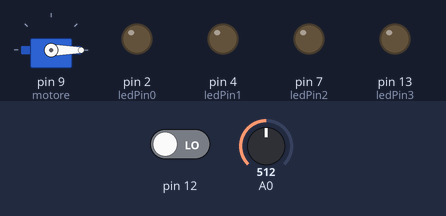
Bench run of a sketch on a simulated Arduino Uno, built with avr-gcc and run on an emulated ATmega328P. Shown: servo, output pins drawn as LEDs (lit = HIGH). Inputs (shaded band) come from the test bench; at power-on: A0 = 512, pin 12 LOW. What the sketch prints to the serial monitor is not drawn.

Above: at 1.2 s.
1.3 s: A0 set to 475
2.8 s: A0 set to 443
At 5.6 s:
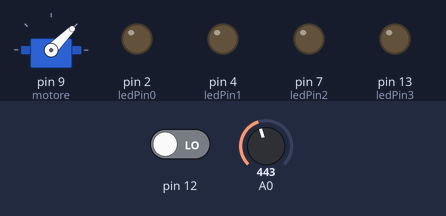
5.8 s: A0 set to 411
7.3 s: A0 set to 391
At 10.2 s:
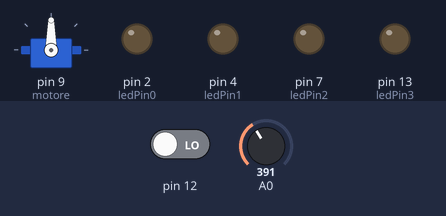
10.3 s: A0 set to 363
11.8 s: A0 set to 338
At 16.0 s:
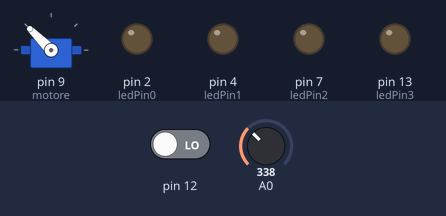
Timing chart, 0 to 21.5 s (numbered marks = the images above; inputs shaded):
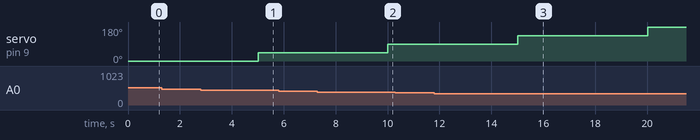

The sketch:

Distributore.ino
```cpp
/*
  Sketch Arduino per il controllo del distributore.
  Creato da Robero De Munari 15/07/2016.
  Released into the public domain.
*/

#include <Servo.h>
#include "Costanti.h"
#include "Motore.h"
#include "Fotocellula.h"
#include "Pulsante.h"
#include "Segnalatore.h"
#include "RicevitoreTrasmettitoreSeriale.h"

struct struct_data
{
  unsigned long gg;
  unsigned short int hh;
  unsigned short int mm;
  unsigned short int ss;
};

// enumerazione relativa ai possibili stati del distributore
enum emun_stati{
  disattivo, attivo, attivoSegnalante
};

/*** Variabili globali ***/

Motore motore(ANGOLO_ROTAZIONE, DURATA_DISTRIBUZIONE, DURATA_CARICAMENTO);
Segnalatore segnalatore(PERIODO_ACCENSIONE, PERIODO_SPEGNIMENTO);
Pulsante pulsante(12, DURATA_DEBOUNCE);
Fotocellula fotocellula(A0, PERCENTUALE_SOGLIA, PERCENTUALE_SOGLIA, NUMERO_CAMPIONAMENTI);
RicevitoreTrasmettitoreSeriale ricevitoreTrasmettitoreSeriale(&Serial);

emun_stati stato; 	//0: motore attivo e segnalazione attiva; 1: motore attivo e segnalzione disattivata
			//2: motore disattivo e segnalotore disattivati

emun_stati statoPrecedente;

void setup()
{
  Serial.begin(9600);

  fotocellula.inizializzaCalibrazione();

  motore.attach(9);
  motore.posiziona(0.0);

  stato = attivo;
  statoPrecedente = disattivo;
}

void loop()
{
  // acquisizione ingressi
  boolean u_pulsante = pulsante.aggiorna();
  boolean u_fotocellula = fotocellula.aggiorna();

  enum_messaggi messaggio = ricevitoreTrasmettitoreSeriale.riceve();

  Serial.println(stato);


  // funzione di transizione del distributore
  switch(stato)
  {
    case attivoSegnalante:
  	if (u_pulsante)
          stato = disattivo;
    	break;
    case attivo:
    	if (u_fotocellula)
          stato = attivoSegnalante;
  	if (u_pulsante)
          stato = disattivo;
    	break;
    case disattivo:
      	if (messaggio == attiva)
      	  stato = attivo;
      	break;
  }

  // funzione di trasformazione del distributore
  if (stato != statoPrecedente)
    switch(stato)
    {
      case attivoSegnalante:
      {
          segnalatore.attiva();
          motore.attach(9);
          break;
      }
      case attivo:
      {
          segnalatore.disattiva();
          motore.attach(9);
          break;
      }
      case disattivo:
      {
          segnalatore.disattiva();
          motore.detach();
          break;
      }
    }

  statoPrecedente = stato;

  // funzione di trasformazione
  fotocellula.calibra();
  motore.aggiorna();
  segnalatore.aggiorna();

  delay(10);
}
```

Costanti.h
```cpp
static const float ANGOLO_ROTAZIONE = 45.0;
static const unsigned int DURATA_DISTRIBUZIONE = 5000;
static const unsigned int DURATA_CARICAMENTO = 1000;
static const unsigned int PERIODO_ACCENSIONE = 200;
static const unsigned int PERIODO_SPEGNIMENTO = 200;
static const unsigned short int DURATA_DEBOUNCE = 50;
static const unsigned int NUMERO_CAMPIONAMENTI = 20;
static const unsigned int INTERVALLO_CAMPIONAMENTO = 200;
static const unsigned int PERCENTUALE_SOGLIA = 90;
```

Fotocellula.cpp
```cpp
/*
  Fotocellula.cpp - Implementazione della classe Fotocellula.
  Creato da Robero De Munari 15/07/2016.
  Released into the public domain.
*/

#include "Arduino.h"
#include "Fotocellula.h"

Fotocellula::Fotocellula(const unsigned short int  fotocellulaPin, const unsigned short int percentualeSoglia, const unsigned int intervalloCampionamento, const unsigned int numeroCampionamenti)
{
  p_fotocellulaPin = fotocellulaPin;
  pinMode(p_fotocellulaPin, INPUT);
  p_percentualeSoglia = percentualeSoglia;
  p_intervalloCampionamento = intervalloCampionamento;
  p_numeroCampionamenti = numeroCampionamenti;
}

unsigned short int Fotocellula::calibra()
{
  static unsigned long istantePrecedente = 0;
  unsigned short int valoreSensore;
  unsigned int somma = 0;
  static unsigned short int valoreMedioSensore = map(analogRead(p_fotocellulaPin), 0, 1023, 0, 255);

	// il vettore delle intensità luminose è aggiornato periodicamente
  if ((millis() - istantePrecedente) > p_intervalloCampionamento)
  {
    istantePrecedente = millis();

    valoreSensore = map(analogRead(p_fotocellulaPin), 0, 1023, 0, 255);

    somma = valoreSensore;
    for(int i = p_numeroCampionamenti - 1; i > 0; i--)
    {
      s_valoriSensore[i] = s_valoriSensore[i - 1];
      somma += s_valoriSensore[i];
    }

    s_valoriSensore[0] = valoreSensore;

    valoreMedioSensore = somma / p_numeroCampionamenti;

    s_soglia = valoreMedioSensore * p_percentualeSoglia / 100;
    Serial.print("Soglia: ");Serial.println(s_soglia);
  }

  return valoreMedioSensore * p_percentualeSoglia / 100;
}

unsigned short int Fotocellula::inizializzaCalibrazione()
{
  unsigned int somma = 0;
	// durante il setup il vettore è caricato con i valori delle intensità luminose
  for(int i = 0; i < p_numeroCampionamenti; i++)
  {
    s_valoriSensore[i] = map(analogRead(p_fotocellulaPin), 0, 1023, 0, 255);
    somma += s_valoriSensore[i];
  }

  s_soglia = (somma / p_numeroCampionamenti) * p_percentualeSoglia / 100;

  return somma / p_numeroCampionamenti;
}

boolean Fotocellula::aggiorna()
{
  int valoreSensore = analogRead(p_fotocellulaPin);
  valoreSensore = map(valoreSensore, 0, 1023, 0, 255);
//  valoreSensore = constrain(valoreSensore, 0, 255);

  boolean segnale = false;

	// se il valore della luminosità rilevata è minore della soglia, ciò è segnalato
  if (valoreSensore < s_soglia)
    segnale = true;

  Serial.print(valoreSensore); Serial.print("-"); Serial.println(segnale);

  return segnale;
}
```

Fotocellula.h
```cpp
/*
  Fotocellula.h - Classe Fotocellula: rilevamento dell'intensità luminosa.
  Creato da Robero De Munari 15/07/2016.
  Released into the public domain.
*/

#ifndef FOTOCELLULA_H
#define FOTOCELLULA_H

#include <Arduino.h>

static const unsigned int NUMERO_CAMPIONAMENTI_MAX = 20;

class Fotocellula
{
  private:
    // parametri inizializzati all'avvio
    unsigned short int p_fotocellulaPin;
    unsigned short int p_percentualeSoglia;
    unsigned int p_intervalloCampionamento;
    unsigned int p_numeroCampionamenti;

    // variabili di stato
    unsigned short int s_valoriSensore[100];
    unsigned short int s_soglia;

  public:
    Fotocellula(const unsigned short int fotocellulaPin, const unsigned short int percentualeSoglia, const unsigned int intervalloCampionamento, const unsigned int numeroCampionamenti); // costruttore
    unsigned short int inizializzaCalibrazione(); // determina l'intensità luninosa iniziale
    unsigned short int calibra(); // calibra progressivamente la soglia di attivazione, adeguandola al mutare delle condizioni
    boolean aggiorna();	// aggiorna la posizione del segnalatore al passare del tempo
};

#endif
```

Motore.cpp
```cpp
/*
  Motore.cpp - Implementazione della classe Motore.
  Creato da Robero De Munari 15/07/2016.
  Released into the public domain.
*/

#include "Motore.h"

Motore::Motore(const float ampiezzaSettoreRotazione, const unsigned long intervalloDistribuzione, const unsigned long intervalloCaricamento)
{
  p_ampiezzaSettoreRotazione = ampiezzaSettoreRotazione;
  p_intervalloDistribuzione = intervalloDistribuzione;
  p_intervalloCaricamento = intervalloCaricamento;
}

void Motore::posiziona(float posizione)
{
    s_posizione = posizione;
    write(round(s_posizione));			// posiziona il motore
    s_istantePrecedente = millis();		// memorizza la posizine del motore
}

void Motore::aggiorna()
{
  if((millis() - s_istantePrecedente) > p_intervalloDistribuzione) // se è trascorso il tempo previsto dall'istante dell'ultimo 		posizionamento, allora modifica la posizione
  {
    if (s_posizione > 179.0)
        s_posizione = 0.0; 	// riposizionamento all'inizio al termine di un ciclo di rotazione di 180 gradi
    else
    	s_posizione = s_posizione + p_ampiezzaSettoreRotazione; // riposizionamento

    write(round(s_posizione));

    s_istantePrecedente = millis();
  }
}
```

Motore.h
```cpp
/*
  Motore.h - Classe Motore: controllo del servomotore.
  Creato da Robero De Munari 15/07/2016.
  Released into the public domain.
*/

#ifndef MOTORE_H
#define MOTORE_H

#include <Arduino.h>
#include <Servo.h>
#include <math.h>

class Motore: public Servo
{
  private:
    // parametri
    unsigned long p_intervalloDistribuzione;	// intervallo di spostamento per la distribuzione
    unsigned long p_intervalloCaricamento;	// intervallo di spostamento per il caricamento
    float p_ampiezzaSettoreRotazione;		// ampiezza del settore di rotazione

    // variabili di stato
    float s_posizione;	// positione attuale del servo
    unsigned long s_istantePrecedente;	// ultimo aggiornamento della posizone

  public:
    Motore(const float ampiezzaSettoreRotazione, const unsigned long intervalloDistribuzione, const unsigned long intervalloCaricamento);	// costruttore
    void posiziona(float posizione);	// posiziona - inizialmente - il motore
    void aggiorna();	// aggiorna la posizione del motore al passare del tempo
};

#endif
```

Pulsante.cpp
```cpp
/*
  Pulsante.cpp - Implementazione della classe Pulsante.
  Creato da Robero De Munari 15/07/2016.
  Released into the public domain.
*/

#include "Pulsante.h"

Pulsante::Pulsante(const unsigned short int pulsantePin, const unsigned short int debounceRitardo)
{
  p_pulsantePin = pulsantePin;
  p_debounceRitardo = debounceRitardo;
  pinMode(p_pulsantePin, INPUT);

  s_istanteDebouncePrecedente = 0;
  s_ultimoStatoPulsante = LOW;
}

boolean Pulsante::aggiorna()
{
  // acquisisce in segnale
  boolean segnale = digitalRead(p_pulsantePin);

  // verifica se il segnale è cambiato
  if (segnale != s_ultimoStatoPulsante)
  {
    // reset il timer del debouncing
    s_istanteDebouncePrecedente = millis();
  }

  // qualsiasi sia il segnale letto, se è rimasto lo stesso per una durata
  // maggiore del ritardo, allora allo starto è assegnato il valore del segnale
  if ((millis() - s_istanteDebouncePrecedente) > p_debounceRitardo)
  {
    // se lo stato è cambiato, lo aggiorna
    if (segnale != s_statoPulsante)
      s_statoPulsante = segnale;
  }

  // salva l'ultimo segnale acquisito per confrontarlo con quello che sarà acquisito al prossimo ciclo
  s_ultimoStatoPulsante = segnale;

  return s_statoPulsante;
}
```

Pulsante.h
```cpp
/*
  Pulsante.h - Classe Pulsante: rilevamento della pressione sul pulsante.
  Creato da Robero De Munari 15/07/2016.
  Released into the public domain.
*/

#ifndef PULSANTE_H
#define PULSANTE_H

#include <Arduino.h>

class Pulsante
{
  private:
    // parametri inizializzati all'avvio
    unsigned short int p_pulsantePin; 		// numero del pin
    unsigned long p_debounceRitardo;            // ritardo di debouncing

    // variabili di stato
    boolean s_statoPulsante;		        // stato del pulsante
    boolean s_ultimoStatoPulsante;             	// stato precedente del pulsante
    unsigned long s_istanteDebouncePrecedente;  // istante del precedente aggiornamento

  public:
    Pulsante(const unsigned short int pulsantePin, const unsigned short int debounceRitardo);
    boolean aggiorna();				// aggiorna la posizione del segnalatore al passare del tempo
};

#endif
```

RicevitoreTrasmettiore.h
```cpp
/*
  RicevitoreTrasmettitore.h - Classe astratta RicevitoreTrasmettitore: interfaccia per la comunicazione.
  Creato da Robero De Munari 15/07/2016.
  Released into the public domain.
*/

#ifndef RICEVITORE_TRASMETTITORE_H
#define RICEVITORE_TRASMETTITORE_H

#include <Arduino.h>

// enumerazione relativa ai possibili messaggi
enum enum_messaggi{
    continua, attiva, disattiva
};

class RicevitoreTrasmettitore
{
  public:
    virtual enum_messaggi riceve() const = 0; // pure virtual => abstract class
    virtual void trasmette(enum_messaggi messaggio) const=0; // pure virtual => abstract class
};

#endif
```

RicevitoreTrasmettitoreSeriale.cpp
```cpp
/*
  RicevitoreTrasmettitoreSeriale.cpp - Implementazione della classe RicevitoreTrasmettitoreSeriale.
  Creato da Robero De Munari 15/07/2016.
  Released into the public domain.
*/

#include "RicevitoreTrasmettitoreSeriale.h"

RicevitoreTrasmettitoreSeriale::RicevitoreTrasmettitoreSeriale(HardwareSerial *serial){
   _HardSerial = serial;
}

enum_messaggi RicevitoreTrasmettitoreSeriale::riceve() const
{
  static boolean payload;
  enum_messaggi messaggio = continua;

  if(Serial.available())
  {
    char carattere = _HardSerial->read();

    if(payload && isDigit(carattere))
    {
      unsigned short int codiceAscii = carattere - '0';

      switch(codiceAscii)
      {
        case 0:
        {
          messaggio = disattiva;
          break;
        }
        case 1:
        {
          messaggio = attiva;
          break;
        }
      }
    }

    if(carattere == 'H')
      payload = true;
    else
      payload = false;
  }

  return messaggio;
}

void RicevitoreTrasmettitoreSeriale::trasmette(enum_messaggi messaggio) const {}
```

RicevitoreTrasmettitoreSeriale.h
```cpp
/*
  RicevitoreTrasmettitoreSeriale.h - Classe RicevitoreTrasmettitoreSeriale: implementazione della
	classe RicevitoreTrasmettitore.
  Creato da Robero De Munari 15/07/2016.
  Released into the public domain.
*/

#ifndef RICEVITORE_TRASMETTITORE_SERIALE_H
#define RICEVITORE_TRASMETTITORE_SERIALE_H

#include <Arduino.h>

/*** Classe  ***/

#include "RicevitoreTrasmettiore.h"
#include <HardwareSerial.h>

class RicevitoreTrasmettitoreSeriale: public RicevitoreTrasmettitore
{
  private:
    HardwareSerial * _HardSerial; // member within class
  public:
    RicevitoreTrasmettitoreSeriale(HardwareSerial *serial); // ctor
    virtual enum_messaggi riceve() const;
    virtual void trasmette(enum_messaggi messaggio) const;
};

#endif
```

Segnalatore.cpp
```cpp
/*
  Segnalatore.cpp - Implementazione della classe Segnalatore.
  Creato da Robero De Munari 15/07/2016.
  Released into the public domain.
*/

#include "Segnalatore.h"

Segnalatore::Segnalatore(const unsigned long durataSegnaleOn, const unsigned long durataSegnaleOff)
{
  for (int i = 0; i < NUMERO_LED; i++)
  {
    p_ledPins[i] = ledPins[i];
    pinMode(p_ledPins[i], OUTPUT);
  }

  p_durataSegnaleOn = durataSegnaleOn;
  p_durataSegnaleOff = durataSegnaleOff;

  s_statoLed = LOW;
  s_istantePrecedente = 0;
  s_statoSegnalatore = true;
}

void Segnalatore::aggiorna()
{
  unsigned long istanteAttuale;

  // verifica se sia giunto il momento di aggiornare lo stato LED
  if(s_statoSegnalatore)
  {
    istanteAttuale = millis();

    if((s_statoLed == HIGH) && (istanteAttuale - s_istantePrecedente >= p_durataSegnaleOn))
    {
      s_statoLed = LOW;  				// modifica dello stato dei segnale
      s_istantePrecedente = istanteAttuale;		// aggiornamento di statoPrecedente

      for (int i = 0; i < NUMERO_LED; i++)		// accensione o spegnimento del LED
          digitalWrite(p_ledPins[i], s_statoLed);
    }
    else if ((s_statoLed == LOW) && (istanteAttuale - s_istantePrecedente >= p_durataSegnaleOff))
    {
      s_statoLed = HIGH;  						// modifica dello stato dei segnale
      s_istantePrecedente = istanteAttuale;		// aggiornamento di statoPrecedente
      for (int i = 0; i < NUMERO_LED; i++)		// accensione o spegnimento del LED
          digitalWrite(p_ledPins[i], s_statoLed);
    }
  }
  else
    for (int i = 0; i < NUMERO_LED; i++)		// accensione o spegnimento del LED
      digitalWrite(p_ledPins[i], LOW);
};

void Segnalatore::attiva()
{
  s_statoSegnalatore = true;
}

void Segnalatore::disattiva()
{
  s_statoSegnalatore = false;
}
```

Segnalatore.h
```cpp
/*
  Segnalatore.h - Classe Segnalatore: emissione di segnale luminoso.
  Creato da Robero De Munari 15/07/2016.
  Released into the public domain.
*/

#ifndef SEGNALATORE_H
#define SEGNALATORE_H

#include <Arduino.h>

// enumerazione relativa ai pin del distributore
enum enum_ledPins{
	ledPin0 = 2, ledPin1 = 4, ledPin2 = 7, ledPin3 = 13
};

static const unsigned short int NUMERO_LED = 4;

static const enum_ledPins ledPins[] = { ledPin0, ledPin1, ledPin2, ledPin3 };

class Segnalatore
{
  private:
    // parametri inizializzati all'avvio
    unsigned short int p_ledPins[NUMERO_LED];   // numero del pin dei 4 LED
    unsigned long p_durataSegnaleOn;    	// millisecondi di durata del segnale attivo
    unsigned long p_durataSegnaleOff;   	// milliseconds di durata del segnale non attivo

    // variabili di stato
    unsigned short int s_statoLed;             	// stato del LED
    unsigned long s_istantePrecedente;  	// istante del precedente aggiornamento
    boolean s_statoSegnalatore;

  public:
    Segnalatore(const unsigned long durataSegnaleOn, const unsigned long durataSegnaleOff); // costruttore
    void attiva();
    void disattiva();
    void aggiorna();				// aggiorna la posizione del segnalatore al passare del tempo
};

#endif
```

Measured:
- the behaviour switches between 458 and 457 on A0 (found by bisection; images 0 and 1)
- the behaviour switches between 398 and 397 on A0 (found by bisection; images 1 and 2)
- the behaviour switches between 350 and 349 on A0 (found by bisection; images 2 and 3)
